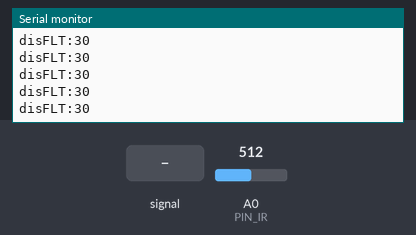
A sketch run on a simulated Arduino Uno, built with avr-gcc and run on an emulated ATmega328P. Parts: the last lines printed to the serial monitor. Inputs (shaded band) come from the test bench; at power-on: A0 (PIN_IR) = 512.

Above: at 1.2 s.
1.3 s: A0 (PIN_IR) fed a 200 Hz sine of ±81 counts around its level
At 2.0 s:
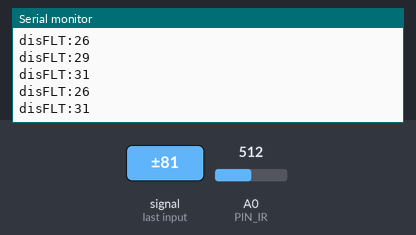
2.8 s: A0 (PIN_IR) set to 716
At 3.6 s:
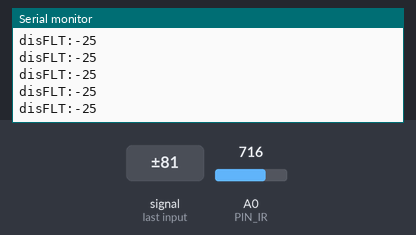
4.3 s: A0 (PIN_IR) fed a 1000 Hz sine of ±255 counts around its level
At 5.0 s:
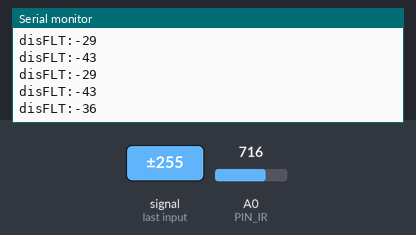
5.8 s: A0 (PIN_IR) set to 900
At 6.7 s:
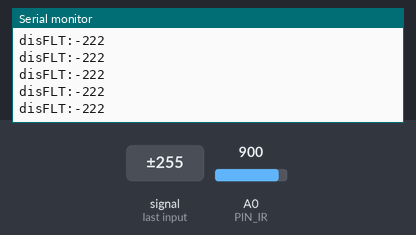
Timing chart, 0 to 8.3 s (numbered marks = the images above; inputs shaded):
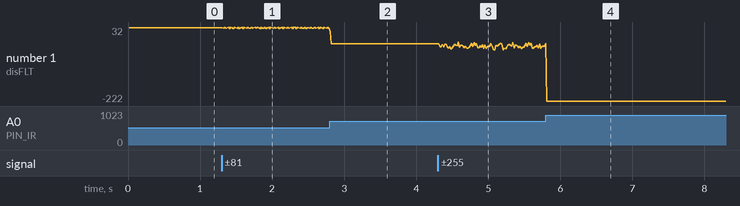

Measured:
- after the input at 1.3 s, the serial monitor: prints a new line at once (image 1)
- after the input at 2.8 s, the serial monitor: prints a new line at once (image 2)
- after the input at 4.3 s, the serial monitor: prints a new line at once (image 3)
- after the input at 5.8 s, the serial monitor: prints a new line at once (image 4)
- plotted number 1: 30 → 26 after the input at 1.3 s, 26 → -25 after the input at 2.8 s, -25 → -24 after the input at 4.3 s, -24 → -222 after the input at 5.8 s

The sketch:

20_example_1.ino
```cpp
// Arduino pin assignment
#define PIN_IR A0

// configurable parameters
#define LOOP_INTERVAL 20   // Loop Interval (unit: msec)
#define _EMA_ALPHA 0.7    // EMA weight of new sample (range: 0 to 1)
                          // Setting EMA to 1 effectively disables EMA filter.

// global variables
unsigned long last_sampling_time; // unit: msec
int raw, filtered, ema; // Voltage values from the IR sensor (0 ~ 1023)

void setup()
{
  // initialize serial port
  Serial.begin(1000000);
  Serial.setTimeout(1);

}

float volt_to_distance(int a_value){
//    return (954 + (-5.08 * a_value) + 0.00963 * pow(a_value,2)+ (-0.00000631 * pow(a_value,3)));
      return (863 + (-4.19*a_value)+(0.00724*pow(a_value,2)) + (-0.00000436 * pow(a_value,3)));
}
void loop()
{
  // Wait for serial input
  int incomingByte;
  while (Serial.available() == 0) {
  incomingByte = Serial.read();
  // Take a median value from multiple measurements
  //  filtered = ir_sensor_filtered(100, 0.5); // Replace n with your desired value
  //  Serial.print("FLT:"); Serial.println(filtered);
  int dist_filtered = volt_to_distance(ir_sensor_filtered(100,0.5));
  Serial.print("disFLT:"); Serial.println(dist_filtered);
  }
}

unsigned int ir_sensor_filtered(unsigned int n, float position)
{
  // Eliminate spiky noise of an IR distance sensor by repeating measurement and taking a middle value
  // n: number of measurement repetition
  // position: the percentile of the sample to be taken (0.0 <= position <= 1.0)

  // The output of Sharp infrared sensor includes lots of spiky noise.
  // To eliminate such a spike, ir_sensor_filtered() performs the following two steps:
  // Step 1. Repeat measurement n times and collect n * position smallest samples, where 0 <= postion <= 1.
  // Step 2. Return the largest sample among the collected ones.

  unsigned int *ir_val, tmp, ret_idx, ret_val;
  unsigned int start_time;

  ret_idx = (unsigned int) ceil(n * position);

  // Step 1. Repeat measurement n times and collect n * position smallest samples.
  // Note: simple implementation requires an array of n elements to store n samples.
  // Instead, we can save memory by allocating an array of (n * position + 1) elements.

  ir_val = (unsigned int*) malloc(sizeof(unsigned int) * (ret_idx + 2));
  ir_val[0] = analogRead(PIN_IR);

  for (int i = 1; i < n; i++) {
    int j;
    if(i < ret_idx + 1) {
      ir_val[i] = analogRead(PIN_IR);
      j = i - 1;
    }
    else {
      ir_val[ret_idx + 1] = analogRead(PIN_IR);
      j = ret_idx;
    }

    for( ; j >= 0; j--) {
      if(ir_val[j] > ir_val[j+1]) {
        tmp = ir_val[j];
        ir_val[j] = ir_val[j+1];
        ir_val[j+1] = tmp;
      }
    }
  }

  // Step 2. Return the largest sample among the collected ones.
  if(position > 0.0) ret_val = ir_val[ret_idx];
  else ret_val = ir_val[0];

  free(ir_val);

  return ret_val;
}
```
